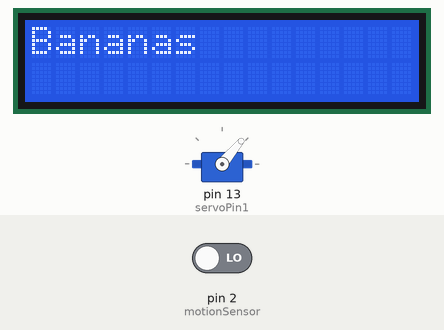
A sketch run on a simulated Arduino Uno, built with avr-gcc and run on an emulated ATmega328P. Shown: 16×2 character LCD, servo. The test bench sets the inputs (shaded band); at power-on: pin 2 (motionSensor) LOW.

Above: at 1.2 s.
1.3 s: pin 2 (motionSensor) driven HIGH
At 1.7 s:
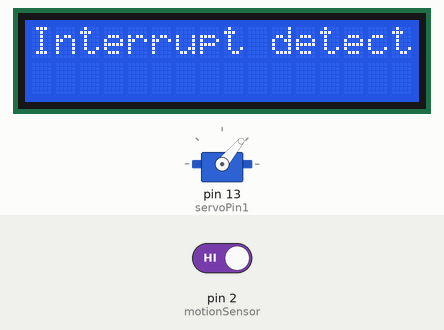
At 4.2 s:
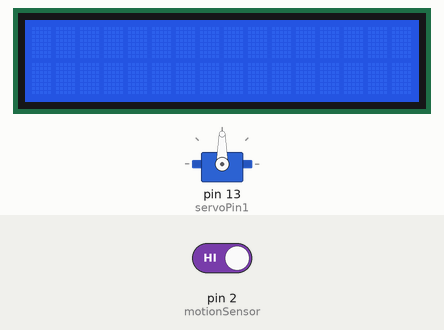
4.3 s: pin 2 (motionSensor) driven LOW
Timing chart, 0 to 7.3 s (numbered marks = the images above; inputs shaded):
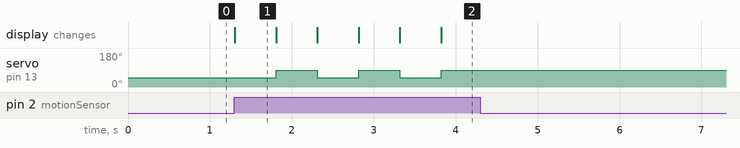

Measured:
- after the input at 1.3 s, servo on pin 13 (servoPin1): alternates 90° for 0.50 s and 50° for 0.50 s, starting after 0.51 s; the display: changes at once (image 1)
- after the input at 4.3 s, servo on pin 13 (servoPin1): stops changing and stays 90°
- what the display in image 1 shows lasts 0.5 s, from 1.3 s to 1.8 s

The sketch:

hal9000.ino
```cpp
class Hal9000
{
  public:
    Hal9000();
    void greet();
  private:
    int _pin;
};

// Motion Sensor
const int motionSensor = 2;
volatile boolean motionSense = false;

// LCD screen
#include <LiquidCrystal.h>
LiquidCrystal lcd(8, 9, 4, 5, 6, 7);

// LED lights (5 total)
const int greenLed     = 11;
const int yellowLed    = A3;
const int redLed1      = 12;
const int redLed2      = A2;
const int redLed3      = A1;
const int waitTime     = 3000;
const int quickWait    = 500;

// Servo (2 total)
#include <Servo.h>
Servo servo;
const int servoPin1     = 13;
const int servoPin2     = 13;
const int servoStartDegree   = 50;
const int servoEndDegree     = 90;

void setup(){
  // Motion Sensor
  //attachInterrupt(0, onMotionInterrupt, RISING);

  // Define LCD Display
  lcd.begin(16, 2);
  lcd.write("Bananas");

  // any one-time tests
  /*testLcdDisplay();*/
  digitalWrite(greenLed, 1);
  digitalWrite(yellowLed, 1);
  // Servo setup
  servo.attach(servoPin1);
  servo.write(servoStartDegree);
}

void loop(){
  if (digitalRead(motionSensor) == HIGH) {
    motionSense = true;
    Serial.println("onMotionSense()");
  } else {
    Serial.println("onIdle()");
  }
  if(motionSense){
    lcd.clear();
    lcd.print("Interrupt detected");
    servo.write(servoStartDegree);
    delay(500);
    lcd.clear();
    servo.write(servoEndDegree);
    delay(500);
    // digitalWrite(greenLed, LOW);
    // digitalWrite(yellowLed, LOW);
    motionSense = false;
  }
}
```
